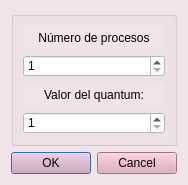
<?xml version="1.0" encoding="UTF-8"?>
<ui version="4.0">
 <class>NumDialog</class>
 <widget class="QDialog" name="NumDialog">
  <property name="geometry">
   <rect>
    <x>0</x>
    <y>0</y>
    <width>174</width>
    <height>185</height>
   </rect>
  </property>
  <property name="windowTitle">
   <string>Procesos</string>
  </property>
  <property name="styleSheet">
   <string notr="true">background-color: #f1e4e8;</string>
  </property>
  <layout class="QVBoxLayout" name="verticalLayout">
   <item>
    <widget class="QGroupBox" name="numero_groupBox">
     <property name="title">
      <string/>
     </property>
     <layout class="QVBoxLayout" name="verticalLayout_2">
      <item>
       <widget class="QLabel" name="numero_label">
        <property name="text">
         <string>Número de procesos</string>
        </property>
        <property name="alignment">
         <set>Qt::AlignCenter</set>
        </property>
       </widget>
      </item>
      <item>
       <widget class="QSpinBox" name="numero_spinBox">
        <property name="styleSheet">
         <string notr="true">background-color: white;</string>
        </property>
        <property name="minimum">
         <number>1</number>
        </property>
       </widget>
      </item>
      <item>
       <widget class="QLabel" name="quantum_label">
        <property name="text">
         <string>Valor del quantum:</string>
        </property>
        <property name="alignment">
         <set>Qt::AlignCenter</set>
        </property>
       </widget>
      </item>
      <item>
       <widget class="QSpinBox" name="quantum_spinBox">
        <property name="styleSheet">
         <string notr="true">background-color: white;</string>
        </property>
        <property name="minimum">
         <number>1</number>
        </property>
        <property name="maximum">
         <number>16</number>
        </property>
       </widget>
      </item>
     </layout>
    </widget>
   </item>
   <item>
    <widget class="QDialogButtonBox" name="num_aceptar_buttonBox">
     <property name="layoutDirection">
      <enum>Qt::LeftToRight</enum>
     </property>
     <property name="styleSheet">
      <string notr="true">background-color: #dda1b6;</string>
     </property>
     <property name="orientation">
      <enum>Qt::Horizontal</enum>
     </property>
     <property name="standardButtons">
      <set>QDialogButtonBox::Cancel|QDialogButtonBox::Ok</set>
     </property>
    </widget>
   </item>
  </layout>
 </widget>
 <resources/>
 <connections>
  <connection>
   <sender>num_aceptar_buttonBox</sender>
   <signal>accepted()</signal>
   <receiver>NumDialog</receiver>
   <slot>accept()</slot>
   <hints>
    <hint type="sourcelabel">
     <x>248</x>
     <y>254</y>
    </hint>
    <hint type="destinationlabel">
     <x>157</x>
     <y>274</y>
    </hint>
   </hints>
  </connection>
  <connection>
   <sender>num_aceptar_buttonBox</sender>
   <signal>rejected()</signal>
   <receiver>NumDialog</receiver>
   <slot>reject()</slot>
   <hints>
    <hint type="sourcelabel">
     <x>316</x>
     <y>260</y>
    </hint>
    <hint type="destinationlabel">
     <x>286</x>
     <y>274</y>
    </hint>
   </hints>
  </connection>
 </connections>
</ui>
